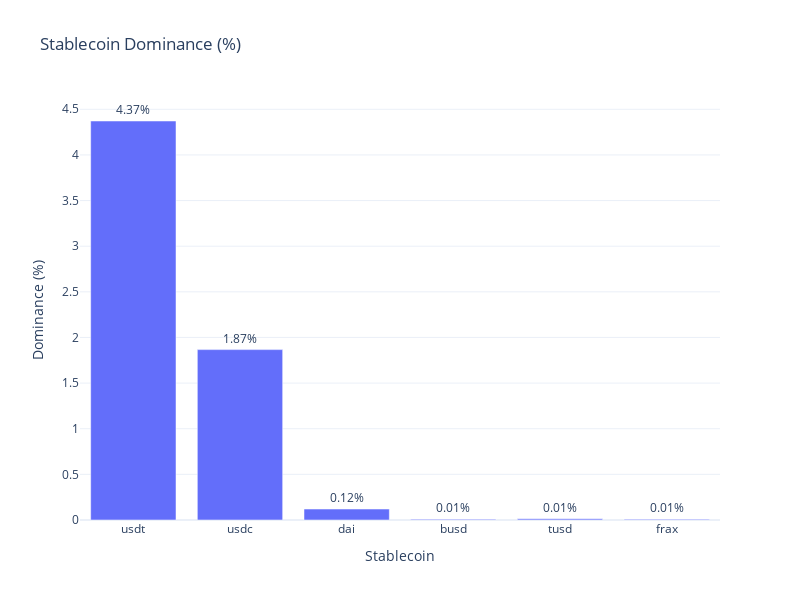

Notebook code for this chart:
### Code cell
import plotly.express as px

# Interactive bar chart
fig = px.bar(
    dominance_df,
    x="Stablecoin",
    y="Dominance (%)",
    text="Dominance (%)",
    title="Stablecoin Dominance (%)",
    labels={"Stablecoin": "Stablecoin", "Dominance (%)": "Dominance (%)"},
    template="plotly_white"
)

# Add text on top of bars
fig.update_traces(texttemplate='%{text:.2f}%', textposition='outside')

# Adjust layout
fig.update_layout(
    xaxis_title="Stablecoin",
    yaxis_title="Dominance (%)",
    height=600,
    width=800
)

fig.show()

### Figure 1 — Plotly figure (JSON) as saved in the notebook; plotly's stock layout.template omitted (floating-point values rounded to 4 significant figures)
{"data": [{"hovertemplate": "Stablecoin=%{x}<br>Dominance (%)=%{text}<extra></extra>", "legendgroup": "", "marker": {"color": "#636efa", "pattern": {"shape": ""}}, "name": "", "orientation": "v", "showlegend": false, "text": [4.372, 1.867, 0.1199, 0.008117, 0.01285, 0.007697], "textposition": "outside", "texttemplate": "%{text:.2f}%", "type": "bar", "x": ["usdt", "usdc", "dai", "busd", "tusd", "frax"], "xaxis": "x", "y": [4.372, 1.867, 0.1199, 0.008117, 0.01285, 0.007697], "yaxis": "y"}], "layout": {"barmode": "relative", "height": 600, "legend": {"tracegroupgap": 0}, "title": {"text": "Stablecoin Dominance (%)"}, "width": 800, "xaxis": {"anchor": "y", "domain": [0, 1], "title": {"text": "Stablecoin"}}, "yaxis": {"anchor": "x", "domain": [0, 1], "title": {"text": "Dominance (%)"}}}}
